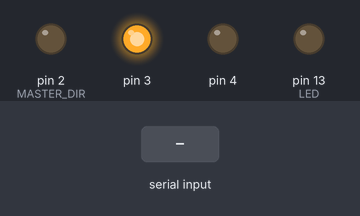
This sketch was run on a simulated Arduino Uno, built with avr-gcc and run on an emulated ATmega328P. Shown: output pins drawn as LEDs (lit = HIGH). The test bench sets the inputs (shaded band). What the sketch prints to the serial monitor is not drawn.

Above: at 1.2 s.
1.3 s: byte 5 (ACKNOWLEDGE) received over Serial
At 1.6 s:
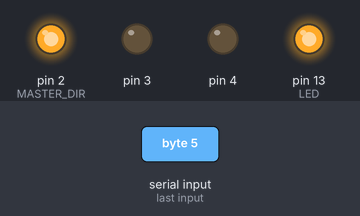
4.3 s: "1" received over Serial
At 5.5 s:
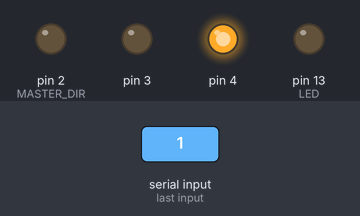
5.8 s: "0" received over Serial
At 6.6 s:
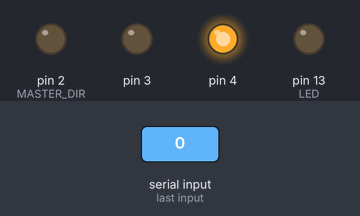
7.3 s: "2" received over Serial
At 7.8 s:
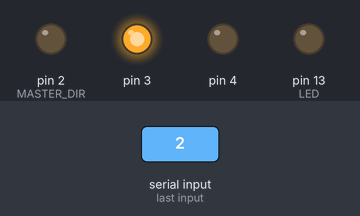
Timing chart, 0 to 9.8 s (numbered marks = the images above; inputs shaded):
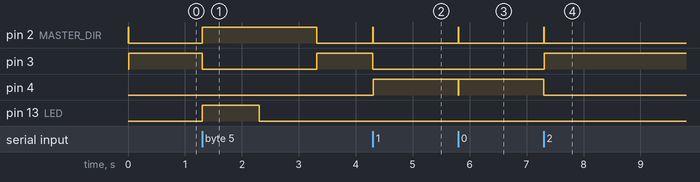

The sketch:

RS485_Master.ino
```cpp
#include "RS485.h"

#define LED 13
#define SLAVE_ONE 0
#define SLAVE_TWO 1

byte data[2];

int response;

RS485_Master RS485;

void setup() {
  pinMode(LED, OUTPUT);
  RS485.init();
}

void loop() {
  // send a command to slave 1 for led on
  response = RS485.send_cmd(SLAVE_ONE, CMD_LED_ON);
  // do something according to communication success or failure
  foo(response);

  // send a command to slave 1 for led off
  response = RS485.send_cmd(SLAVE_ONE, CMD_LED_OFF);
  // do something according to communication success or failure
  foo(response);

  // send a command to slave 2 for led on
  response = RS485.send_cmd(SLAVE_TWO, CMD_LED_ON);
  // do something according to communication success or failure
  foo(response);

  // send a command to slave 2 for led off
  response = RS485.send_cmd(SLAVE_TWO, CMD_LED_OFF);
  // do something according to communication success or failure
  foo(response);
}


void foo(int response) {
  if (1 == response) {
    digitalWrite(LED, HIGH);
    delay(1000);
    digitalWrite(LED, LOW);
    delay(1000);
  }
}
```

RS485.cpp
```cpp
/* RS485 FUNCTIONS*/

#include "RS485.h"

// constructor
RS485_Master::RS485_Master() {

}

//initialize communication pin configs
void RS485_Master::init() {
  Serial.begin(9600);

  // config pin directions
  pinMode(MASTER_DIR, OUTPUT);
  pinMode(slaves[0][DIR_PIN],  OUTPUT);
  pinMode(slaves[1][DIR_PIN], OUTPUT);

  // Master Tx, Slaves Rx
  digitalWrite(MASTER_DIR, HIGH);
  digitalWrite(slaves[0][DIR_PIN],  LOW);
  digitalWrite(slaves[1][DIR_PIN], LOW);
}

// send a command to the slave and return communication success
int RS485_Master::send_cmd(int slave, byte command) {
  /* send command to the slave */

  // send slave address
  Serial.write(slaves[slave][ADDRESS]);
  // send command
  Serial.write(command);

  /****************************/

  // delay to finish transmit
  delay(10);

  // change communication direction (Master Rx, Slave Tx)
  digitalWrite(MASTER_DIR, LOW);
  digitalWrite(slaves[slave][DIR_PIN],  HIGH);

  // wait for acknowledge
  int response = wait_response();

  // change communication direction (Master Tx, Slave Rx)
  digitalWrite(MASTER_DIR, HIGH);
  digitalWrite(slaves[slave][DIR_PIN],  LOW);

  return response;
}

// wait for acknowledge and return 1(success) or -1(failure)
int RS485_Master::wait_response() {
  while (!Serial.available());

  // check communication success
  if (ACKNOWLEDGE == Serial.read()) {
    // Success
    return 1;
  }
  // Failure
  return -1;
}
```

RS485.h
```cpp
#ifndef RS485_h
#define RS485_h

#include <Arduino.h>

#define MASTER_DIR 2

#define DIR_PIN 1
#define ADDRESS 0

#define CMD_LED_ON  0x01
#define CMD_LED_OFF 0x00

#define ACKNOWLEDGE 0x05

class RS485_Master
{
  private:
    // create slaves (Slave-Address, Slave-Communication Direction Pin)
    byte slave_one[2] = {0x01, 0x03};
    byte slave_two[2] = {0x02, 0x04};

  public:
    // create the array that includes all slaves
    byte* slaves[2] = {slave_one, slave_two};

    // RS485 function prototypes
    RS485_Master();
    void init();
    int send_cmd(int slave, byte command);
    int wait_response();
};

#endif
```

Measured:
- after the input at 1.3 s, pin 2 (MASTER_DIR): LOW → HIGH at once, → LOW 2.0 s later; pin 3: HIGH → LOW at once, → HIGH 2.0 s later; pin 13 (LED): LOW → HIGH at once, → LOW 1.0 s later
- after the input at 4.3 s, pin 2 (MASTER_DIR): LOW → HIGH at once, → LOW 0.01 s later; pin 3: HIGH → LOW at once; pin 4: LOW → HIGH at once
- after the input at 5.8 s, pin 2 (MASTER_DIR): LOW → HIGH at once, → LOW 0.01 s later; pin 4: HIGH → LOW at once, → HIGH 0.01 s later
- after the input at 7.3 s, pin 2 (MASTER_DIR): LOW → HIGH at once, → LOW 0.01 s later; pin 3: LOW → HIGH at once; pin 4: HIGH → LOW at once
